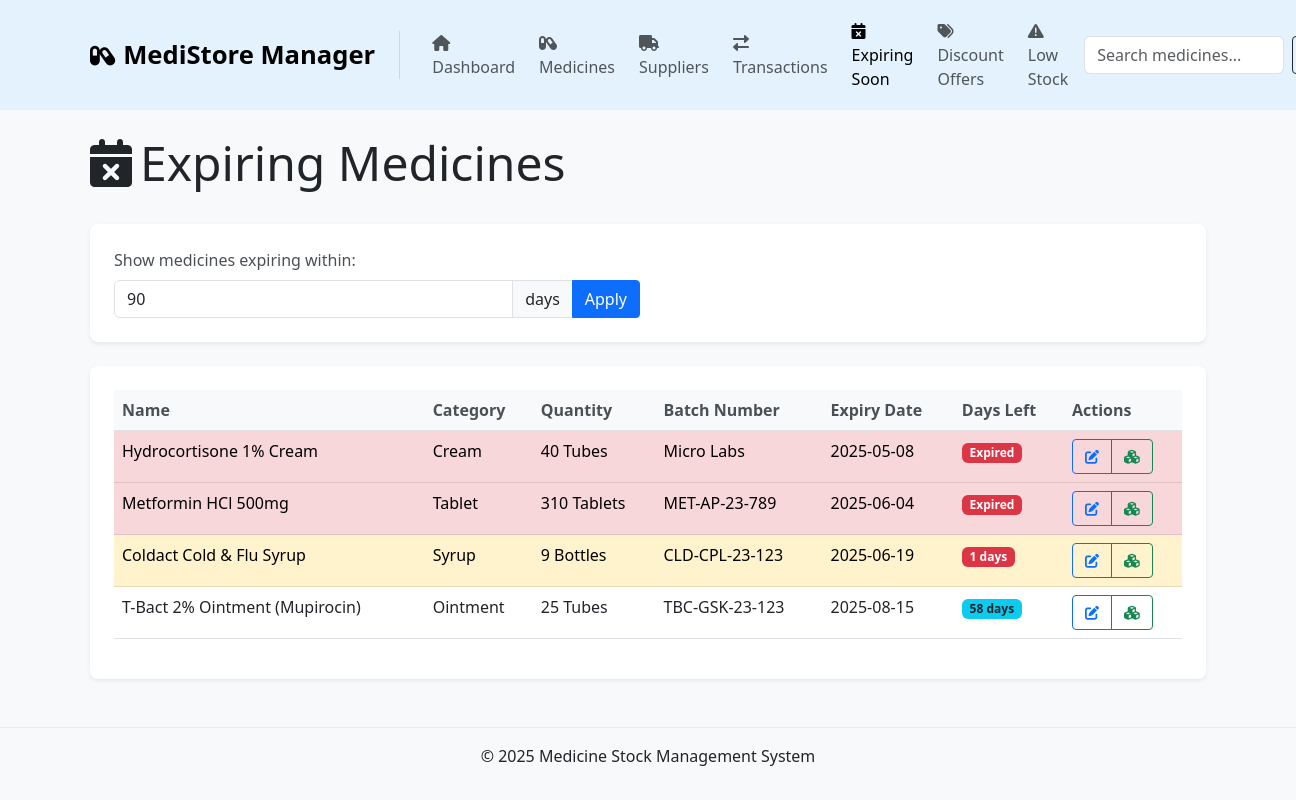
Screenshot of /expiring with the database file from the repository.
### tables this page shows
CREATE TABLE medicines (
        id INTEGER PRIMARY KEY AUTOINCREMENT,
        name TEXT NOT NULL,
        description TEXT,
        category TEXT,
        quantity INTEGER NOT NULL,
        unit TEXT,
        manufacturer TEXT,
        batch_number TEXT,
        purchase_date TEXT,
        expiry_date TEXT NOT NULL,
        price REAL,
        created_at TEXT DEFAULT CURRENT_TIMESTAMP
    );

### app.py (the view)
@app.route('/expiring')
def expiring():
    days = request.args.get('days', 90, type=int)
    expiring_medicines = get_expiring_medicines(days)
    return render_template('expiring.html', medicines=expiring_medicines, days=days)

### app.py (called while the page is built)
def get_db_connection():
    conn = sqlite3.connect(DB_PATH)
    conn.row_factory = sqlite3.Row
    return conn

def get_expiring_medicines(days=30):
    conn = get_db_connection()
    cursor = conn.cursor()
    today = datetime.now().strftime('%Y-%m-%d')
    today_date = datetime.now().date()
    cursor.execute('''
    SELECT * FROM medicines
    WHERE date(expiry_date) <= date(?, '+' || ? || ' days')
    AND quantity > 0
    ORDER BY expiry_date
    ''', (today, days))
    medicines = cursor.fetchall()
    result = []
    for medicine in medicines:
        med_dict = dict(medicine)
        try:
            expiry_date = datetime.strptime(medicine['expiry_date'], '%Y-%m-%d').date()
            days_left = (expiry_date - today_date).days
            med_dict['days_left'] = days_left
        except (ValueError, TypeError):
            med_dict['days_left'] = None
        result.append(med_dict)
    conn.close()
    return result

### templates/expiring.html (shortened to what this page needs)
{% extends 'base.html' %}
{% block content %}
<div class="d-flex justify-content-between align-items-center mb-4">
    <h1 class="display-5">
        <i class="fas fa-calendar-times me-2"></i>Expiring Medicines
    </h1>
</div>
<div class="card mb-4">
    <div class="card-body">
        <form action="{{ url_for('expiring') }}" method="get" class="row g-3 align-items-end">
            <div class="col-md-6">
                <label for="days" class="form-label">Show medicines expiring within:</label>
                <div class="input-group">
                    <input type="number" class="form-control" id="days" name="days" value="{{ days }}" min="1" max="365">
                    <span class="input-group-text">days</span>
                    <button type="submit" class="btn btn-primary">Apply</button>
                </div>
            </div>
        </form>
    </div>
</div>
{% if medicines %}
<div class="card shadow-sm">
    <div class="card-body">
        <div class="table-responsive">
            <table class="table table-hover">
                <thead class="table-light">
                    <tr>
                        <th>Name</th>
                        <th>Category</th>
                        <th>Quantity</th>
                        <th>Batch Number</th>
                        <th>Expiry Date</th>
                        <th>Days Left</th>
                        <th>Actions</th>
                    </tr>
                </thead>
                <tbody>
                    {% for medicine in medicines %}
                    <tr class="{% if medicine.days_left <= 0 %}table-danger{% elif medicine.days_left <= 7 %}table-warning{% elif medicine.days_left <= 30 %}table-info{% endif %}">
                        <td>{{ medicine.name }}</td>
                        <td>{{ medicine.category or 'N/A' }}</td>
                        <td>{{ medicine.quantity }} {{ medicine.unit or '' }}</td>
                        <td>{{ medicine.batch_number or 'N/A' }}</td>
                        <td>{{ medicine.expiry_date }}</td>
                        <td>
                            {% if medicine.days_left is defined %}
                                {% if medicine.days_left <= 0 %}
                                <span class="badge bg-danger">Expired</span>
                                {% elif medicine.days_left <= 7 %}
                                <span class="badge bg-danger">{{ medicine.days_left }} days</span>
                                {% elif medicine.days_left <= 15 %}
                                <span class="badge bg-warning text-dark">{{ medicine.days_left }} days</span>
                                {% else %}
                                <span class="badge bg-info text-dark">{{ medicine.days_left }} days</span>
                                {% endif %}
                            {% else %}
                                <span class="badge bg-secondary">Unknown</span>
                            {% endif %}
                        </td>
                        <td>
                            <div class="btn-group btn-group-sm">
                                <a href="{{ url_for('edit_medicine', id=medicine.id) }}" class="btn btn-outline-primary" title="Edit">
                                    <i class="fas fa-edit"></i>
                                </a>
                                <a href="{{ url_for('update_stock', id=medicine.id) }}" class="btn btn-outline-success" title="Update Stock">
                                    <i class="fas fa-cubes"></i>
                                </a>
                            </div>
                        </td>
                    </tr>
                    {% endfor %}
                </tbody>
            </table>
        </div>
    </div>
</div>
{% else %}
<div class="alert alert-success">
    <i class="fas fa-check-circle me-2"></i>Great! No medicines are expiring within {{ days }} days.
</div>
{% endif %}
{% endblock %}

### static/css/style.css (style rules this page uses)
body { background-color: #f8f9fa; font-family: 'Segoe UI', Tahoma, Geneva, Verdana, sans-serif; }
.card { border-radius: 0.5rem; box-shadow: 0 0.125rem 0.25rem rgba(0, 0, 0, 0.075); margin-bottom: 1.5rem; border: none; transition: transform 0.3s ease, box-shadow 0.3s ease; }
.card-body { padding: 1.5rem; }
.table th { font-weight: 600; color: #495057; }
.form-label { font-weight: 500; color: #495057; }
.btn { border-radius: 0.25rem; padding: 0.375rem 0.75rem; }
.btn-primary { background-color: #0d6efd; border-color: #0d6efd; }
.badge.bg-danger { background-color: #dc3545 !important; }
.badge.bg-info { background-color: #0dcaf0 !important; }

### rows the page displays
medicines: name "Hydrocortisone 1% Cream", category "Cream", quantity "40", unit "Tubes", batch_number "Micro Labs", expiry_date "2025-05-08", shows "Expired"
medicines: name "Metformin HCl 500mg", category "Tablet", quantity "310", unit "Tablets", batch_number "MET-AP-23-789", expiry_date "2025-06-04", shows "Expired"
medicines: name "Coldact Cold & Flu Syrup", category "Syrup", quantity "9", unit "Bottles", batch_number "CLD-CPL-23-123", expiry_date "2025-06-19", days_left "1"
medicines: name "T-Bact 2% Ointment (Mupirocin)", category "Ointment", quantity "25", unit "Tubes", batch_number "TBC-GSK-23-123", expiry_date "2025-08-15", days_left "58"
